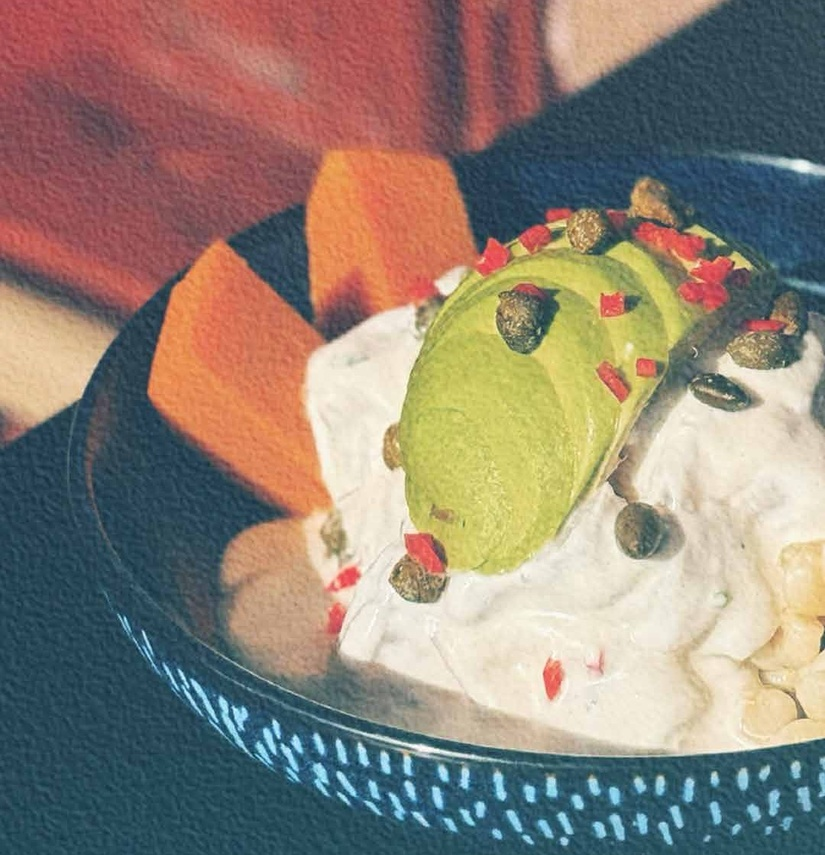
#> input picture src/assets/photos/ceviche-carta.jpg, 825 x 855 px, shrunk from 1080 x 1120 before the run
$ python retouch.py ../src/assets/photos/ceviche-carta.jpg ../src/assets/photos/ceviche-detalle.jpg 1.0   (older library calls are emulated)
#> lines starting #> are read from the running program, lines starting #| are printed output that depends on the picture
import cv2, numpy as np, sys, os
src, out, h = sys.argv[1], sys.argv[2], float(sys.argv[3])
im = cv2.imread(src).astype(np.float32)/255
u8 = lambda a: np.clip(a,0,255).astype(np.uint8)
lab = cv2.cvtColor(im, cv2.COLOR_BGR2LAB); L = lab[...,0]
#> after `lab = cv2.cvtColor(im, cv2.COLOR_BGR2LAB)`: lab: shape (855, 825, 3) float32; mean of channels 0, 1, 2 55.2, 4.9, 8.7
L8 = u8(L*2.55)
Ls = cv2.fastNlMeansDenoising(L8, None, h=h, templateWindowSize=7, searchWindowSize=21).astype(np.float32)
Lh = cv2.fastNlMeansDenoising(L8, None, h=h*1.8, templateWindowSize=7, searchWindowSize=21).astype(np.float32)
# structure mask: strong edges keep the lighter denoise, flat areas get the heavy one
g = cv2.GaussianBlur(Lh, (0,0), 1.5)
edge = cv2.magnitude(cv2.Sobel(g, cv2.CV_32F,1,0), cv2.Sobel(g, cv2.CV_32F,0,1))
m = np.clip((edge-18)/40, 0, 1); m = cv2.GaussianBlur(m,(0,0),2)
Ld = (m*Ls + (1-m)*Lh)/2.55
blur = cv2.GaussianBlur(Ld, (0,0), 2.0)
Ld = np.clip(Ld + 0.35*m*(Ld-blur), 0, 100)
a = cv2.bilateralFilter(lab[...,1], 9, 10, 7); b = cv2.bilateralFilter(lab[...,2], 9, 10, 7)
im2 = cv2.cvtColor(cv2.merge([Ld, a, b]), cv2.COLOR_LAB2BGR)
lum = cv2.cvtColor(im2, cv2.COLOR_BGR2GRAY)
sh = np.clip(1 - lum/0.5, 0, 1)[...,None]
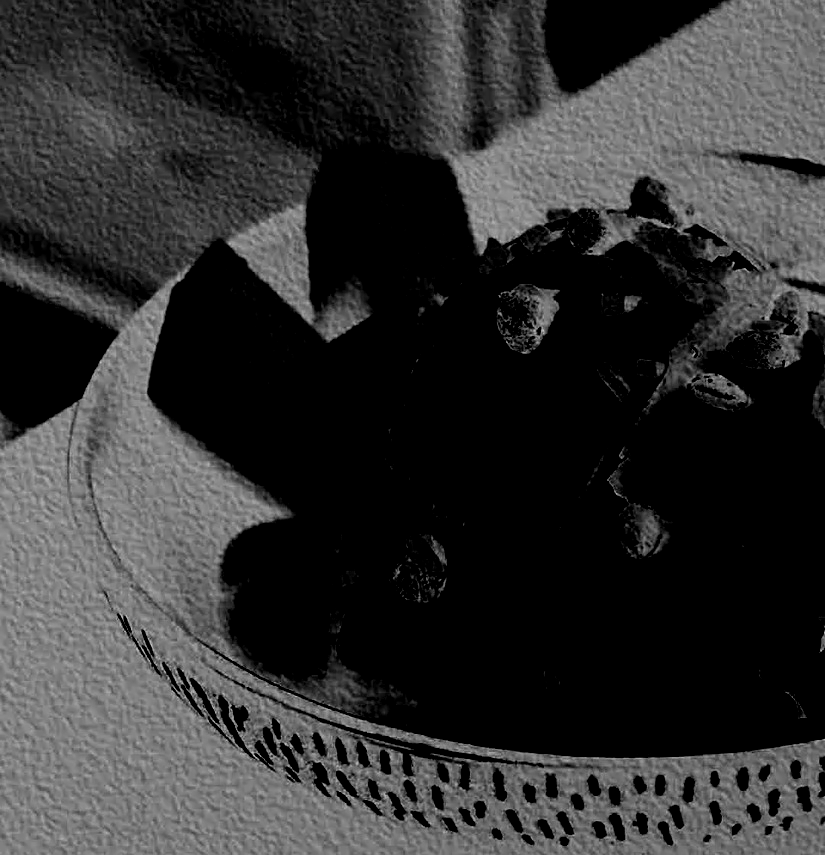
#> sh: shape (855, 825, 1) float32; min 0, max 0.762, mean 0.192
im2 = np.clip(im2 + sh*np.array([-0.03, -0.005, 0.02], np.float32), 0, 1)
lo, hi = np.percentile(im2, 0.5), np.percentile(im2, 99.7)
#> lo = 0.127; hi = 0.976
im2 = np.clip((im2-lo)/(hi-lo), 0, 1)
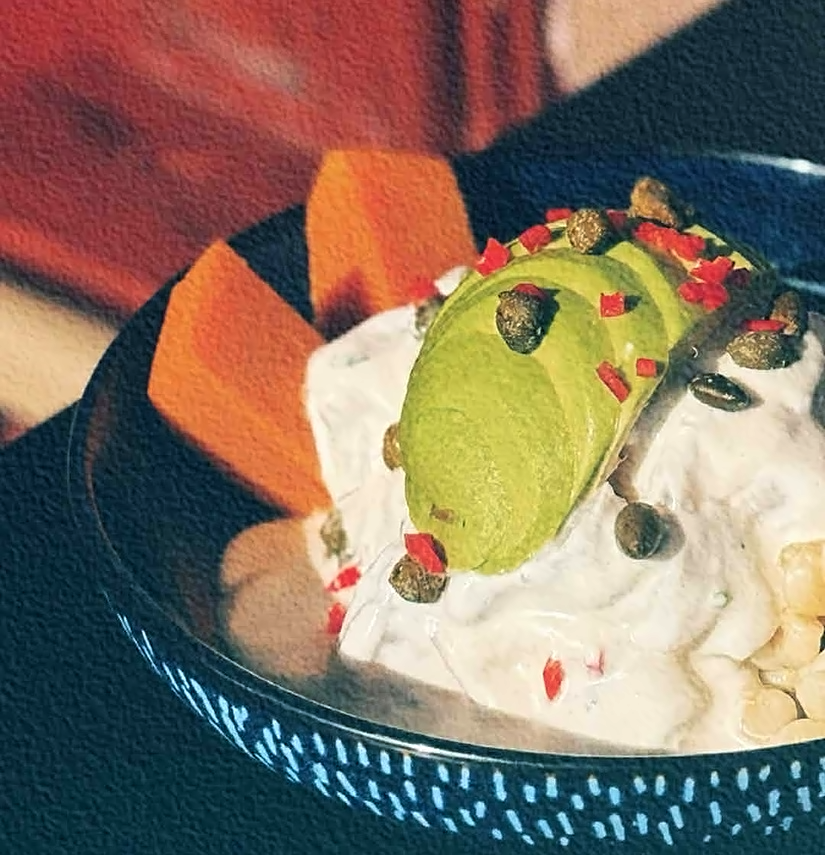
#> im2: shape (855, 825, 3) float32; mean B, G, R 0.385, 0.448, 0.515
im2 = np.clip(im2 + 0.08*(im2-0.5)*(1-np.abs(2*im2-1)), 0, 1)   # gentle contrast
# tame over-saturated yellow-greens (avocado / asparagus) slightly
hsv = cv2.cvtColor((im2*255).astype(np.uint8), cv2.COLOR_BGR2HSV).astype(np.float32)
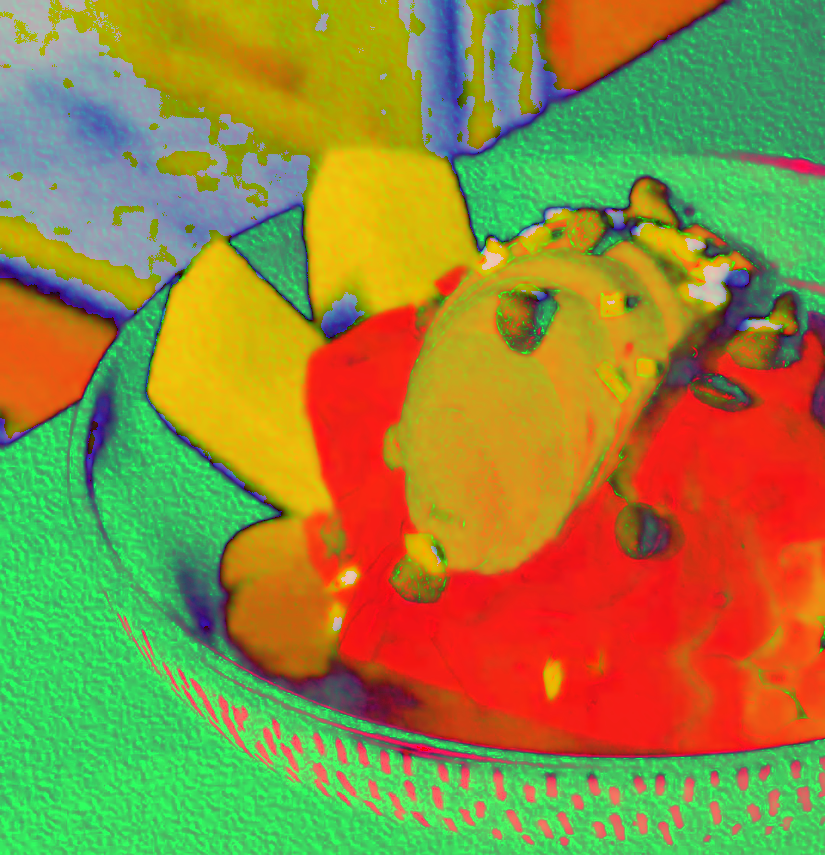
#> hsv: shape (855, 825, 3) float32; mean B, G, R 61.6, 137.3, 148.3
hue = hsv[...,0]; green = np.exp(-((hue-38)/10)**2)
#> after `hue = hsv[..., 0]`:
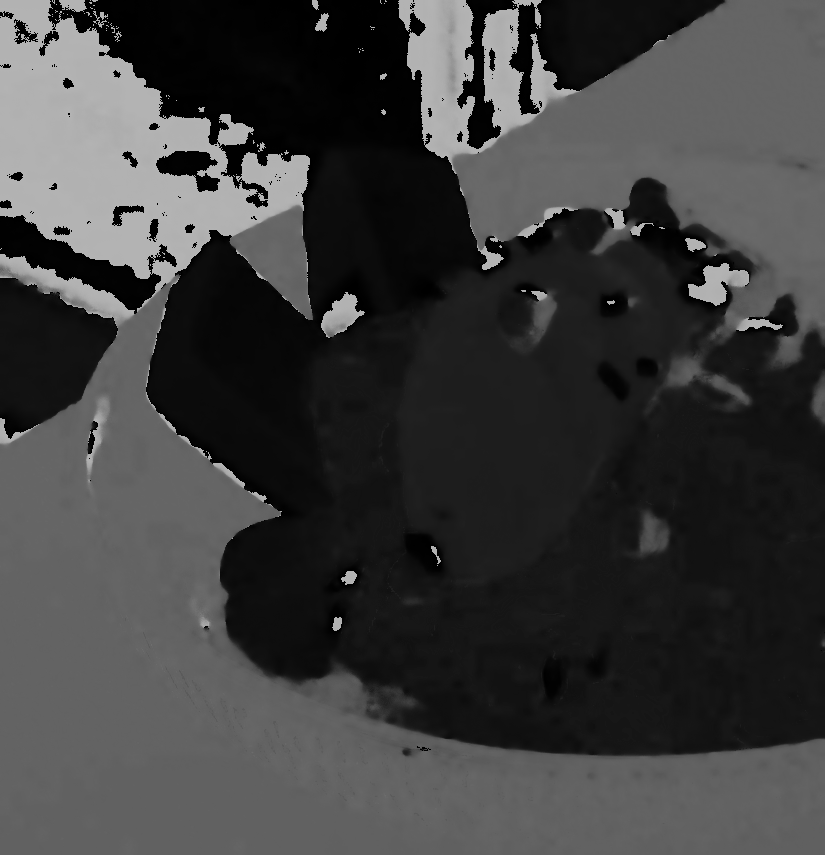
#> hue: shape (855, 825) float32; min 0, max 179, mean 61.7
#> after `green = np.exp(-((hue - 38) / 10) ** 2)`:
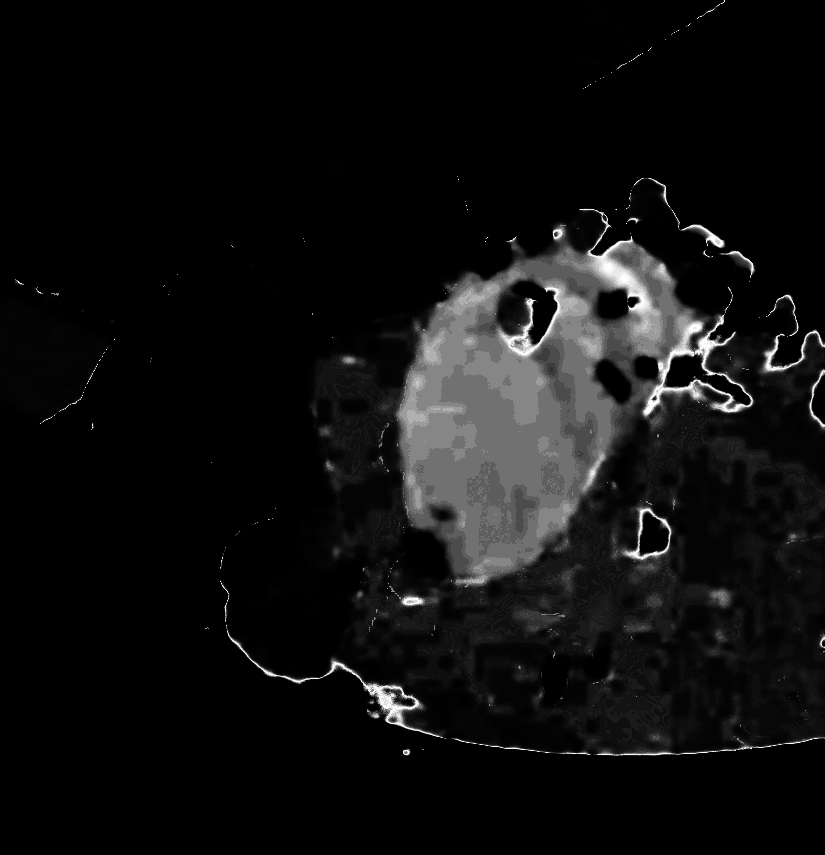
#> green: shape (855, 825) float32; min 0, max 1, mean 0.061
hsv[...,1] *= (1 - 0.14*green)
im3 = cv2.cvtColor(u8(hsv), cv2.COLOR_HSV2BGR).astype(np.float32)
rng = np.random.default_rng(7); grain = rng.normal(0, 2.2, im3.shape[:2]).astype(np.float32)
im3 = u8(im3 + cv2.GaussianBlur(grain,(0,0),0.6)[...,None])
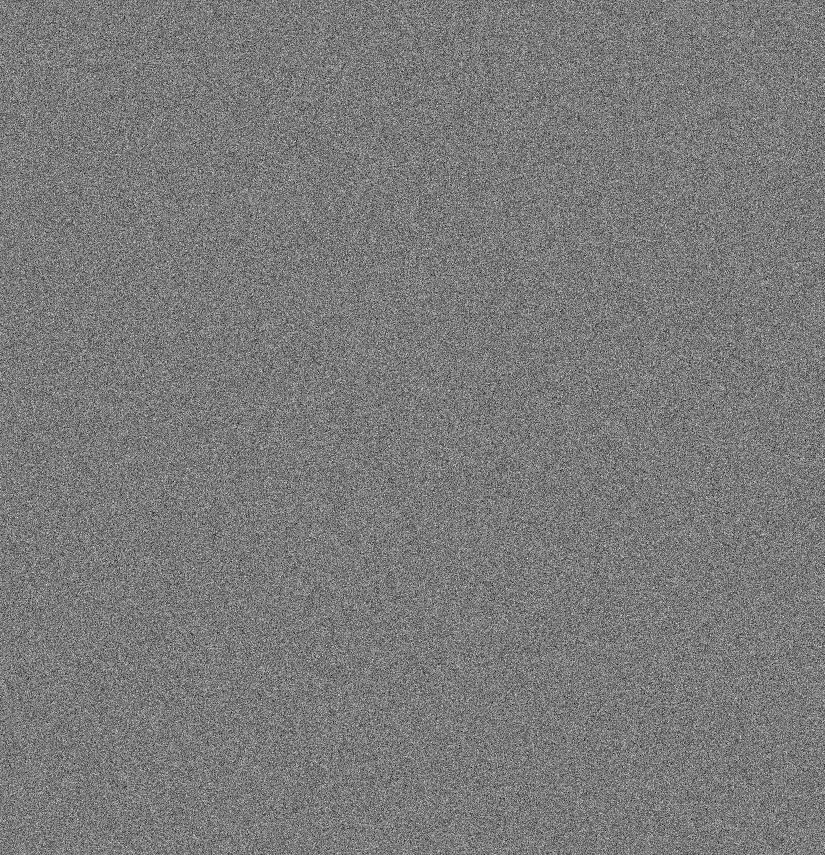
#> grain: shape (855, 825) float32; min -10.09, max 10.89, mean 0.00234; drawn with min black and max white
cv2.imwrite(out, im3, [cv2.IMWRITE_JPEG_QUALITY, 94])

$ run again, on src/assets/photos/mariscos-carta.jpg
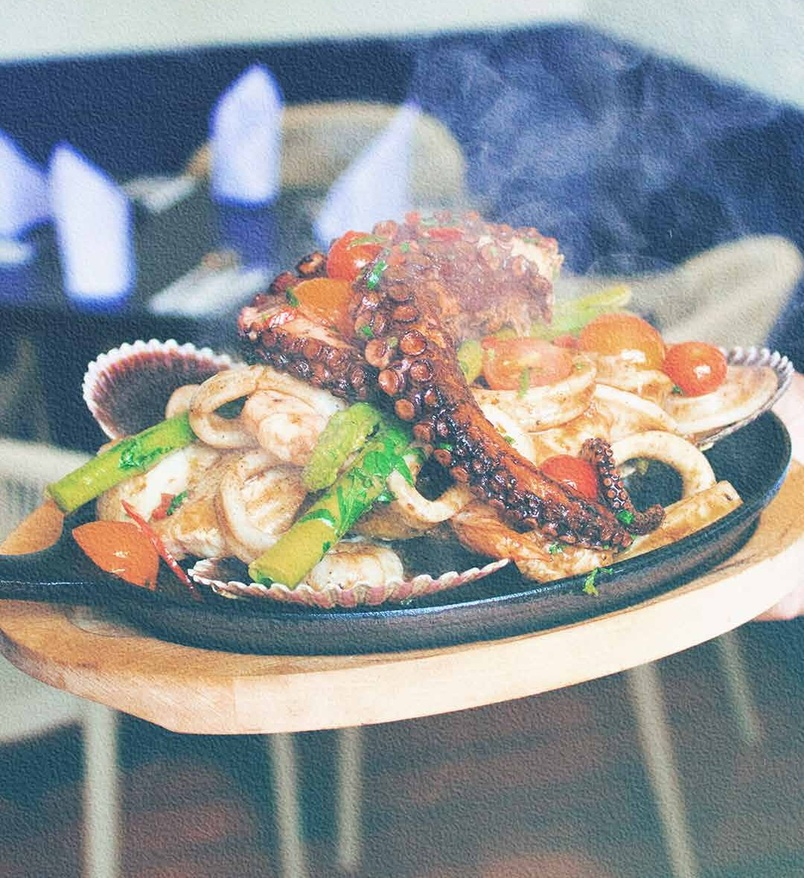
#> input picture src/assets/photos/mariscos-carta.jpg, 804 x 878 px, shrunk from 1080 x 1180 before the run
#> lab: shape (878, 804, 3) float32; mean of channels 0, 1, 2 60, 1, -0.7
#> `sh = np.clip(1 - lum/0.5, 0, 1)[...,None]`:
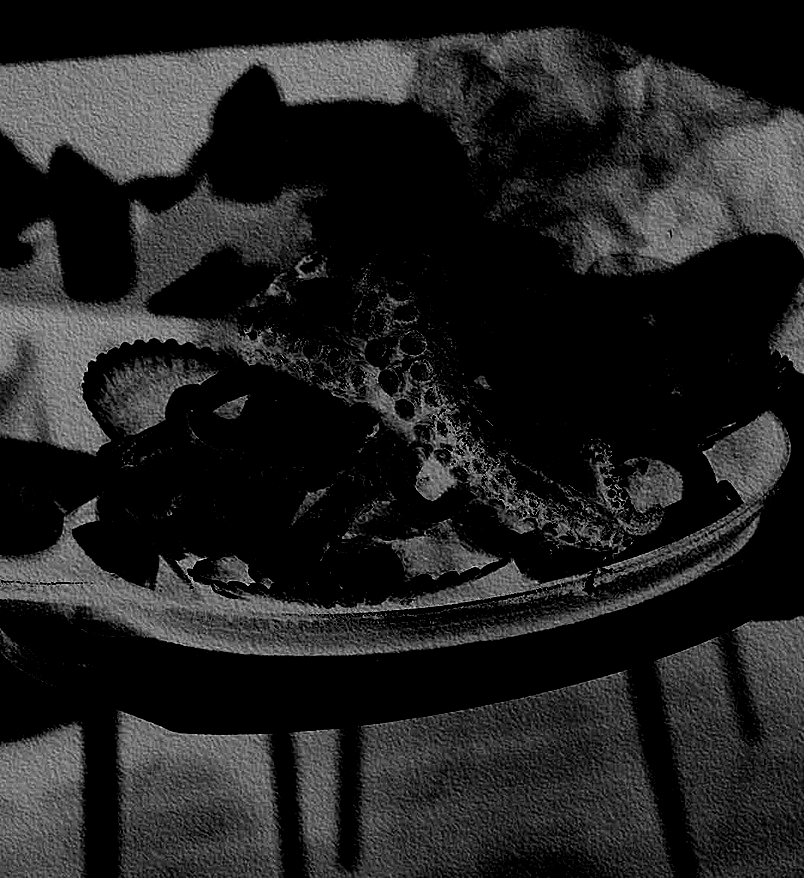
#> sh: shape (878, 804, 1) float32; min 0, max 0.944, mean 0.133
#> lo = 0.145; hi = 1
#> `hsv = cv2.cvtColor((im2*255).astype(np.uint8), cv2.COLOR_BGR2HSV).asty..`:
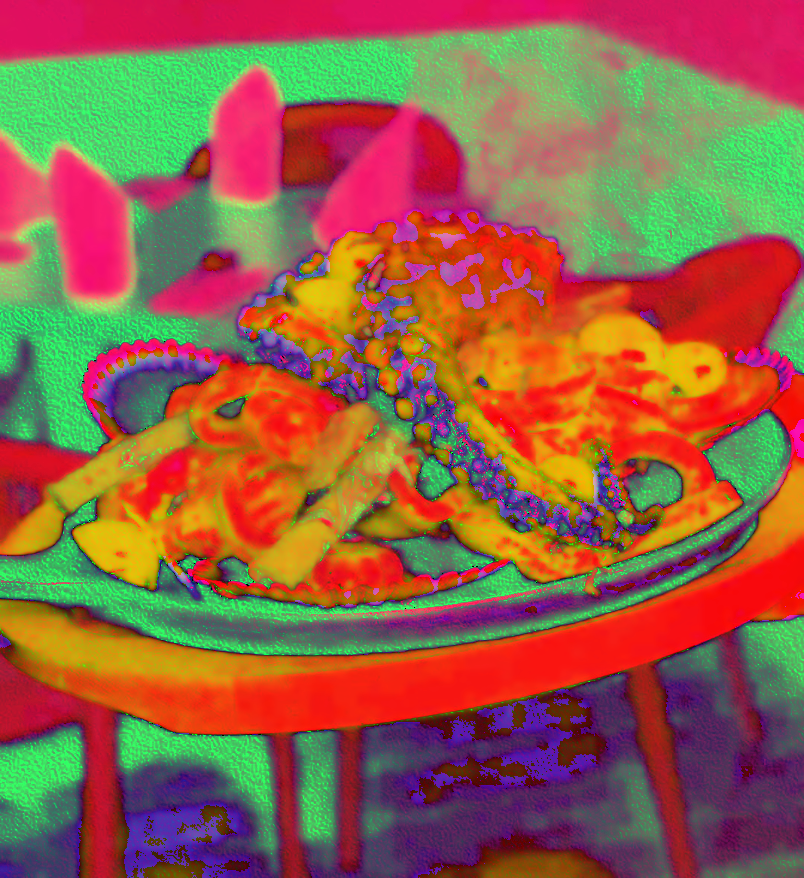
#> hsv: shape (878, 804, 3) float32; mean B, G, R 71.1, 96.2, 150.3

$ run again, on src/assets/photos/mariscos-detalle.jpg
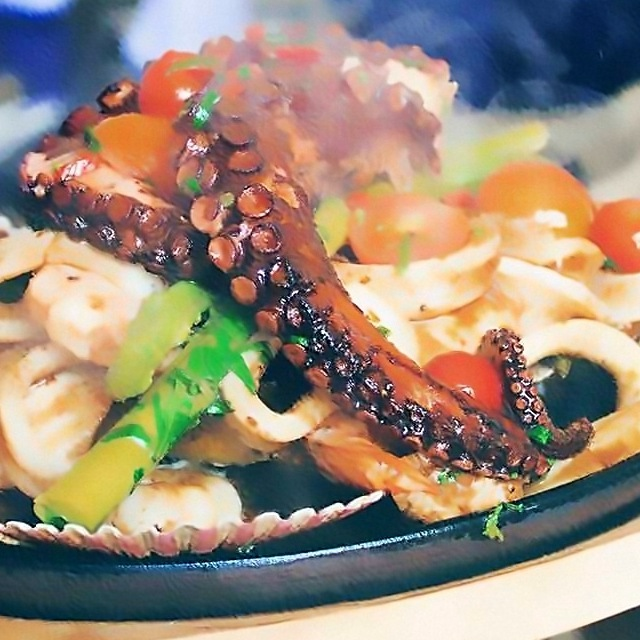
#> input picture src/assets/photos/mariscos-detalle.jpg, 640 x 640 px
#> lab: shape (640, 640, 3) float32; mean of channels 0, 1, 2 58.3, 6.1, 11
#> `sh = np.clip(1 - lum/0.5, 0, 1)[...,None]`:
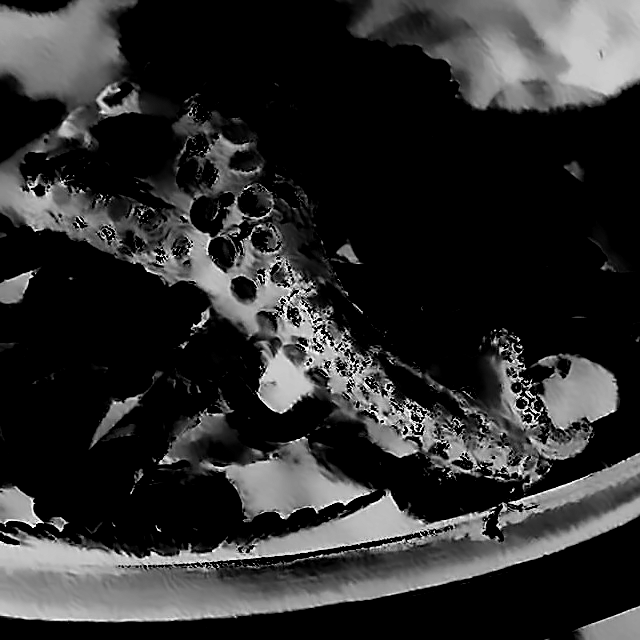
#> sh: shape (640, 640, 1) float32; min 0, max 0.998, mean 0.18
#> lo = 0.0197; hi = 1
#> `im3 = u8(im3 + cv2.GaussianBlur(grain,(0,0),0.6)[...,None])`:
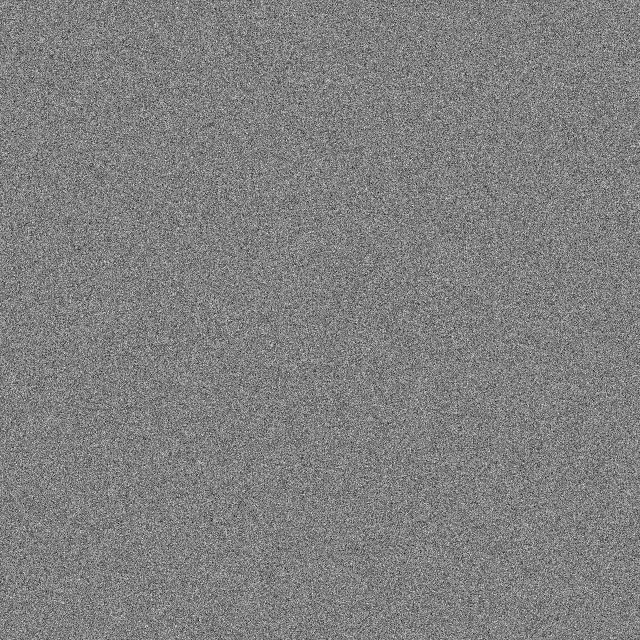
#> grain: shape (640, 640) float32; min -10.09, max 9.95, mean 0.00103; drawn with min black and max white
